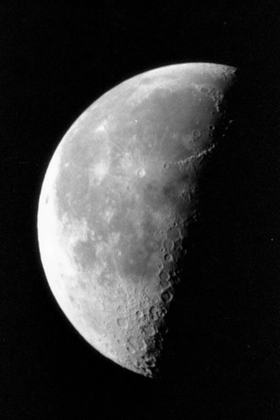
%> input picture TP1/Images/moon.tif, 280 x 420 px, shrunk from 358 x 537 before the run
$ octave instr3.m   (GNU Octave 9; MATLAB toolbox functions it lacks are replaced by stand-ins)
%> lines starting %> are read from the running program, lines starting %| are printed output that depends on the picture; in (x1, y1, x2, y2) boxes, pixels count from 0 and x2, y2 are one past the last pixel; in counts of white or black regions, pixels touching at a corner belong together; the program's own positions count from 1
### TP1/ouvrirImage.m
function [I, n, m] = ouvrirImage(nom)
%> called with nom = 'Images/moon.tif'
% OuvrirImage : ouvre l'image, la renvoie ainsi que sa taille
I = imread(nom);
%> I is the input picture: size 420x280 uint8; min 0, max 255, mean 52.9
[n,m] = size(I);
%> n = 420; m = 280
end

### TP1/calculerHisto.m
function [h] = calculerHisto(I)
% calcule l'histogramme de I
[N,M] = size(I);
h = zeros(1,256);

for i=1:N
    for j=1:M
        h(I(i,j)+1) = h(I(i,j)+1) + 1;
    end
end

end

### TP1/seuillerImage.m
function [J] = seuillerImage(I,s)
% renvoie l'image I seuillée
[N,M] = size(I);
J = I;

for i=1:N
    for j=1:M
        if J(i,j) > s
            J(i,j) = 255;
        else
            J(i,j) = 0;
        end
    end
end

end

### TP1/instr3.m
[I,n,m] = ouvrirImage('Images/moon.tif');
%> n = 420; m = 280
imshow(I);
h = calculerHisto(I);
%> after the loop in calculerHisto, `for i=1:N`: h = 256 values, max 17056 at index 3, min 0 at index 256, mean 459.4
x = 0:255;
bar(x, h);
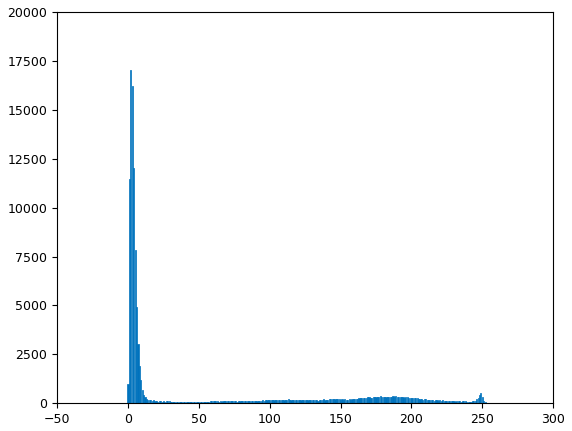
%> figure redrawn from the program's plot data; tallest bar 17056 high, from x = 1.6 to 2.4
I = seuillerImage(I, 128);
%> after the loop in seuillerImage, `for i=1:N`:
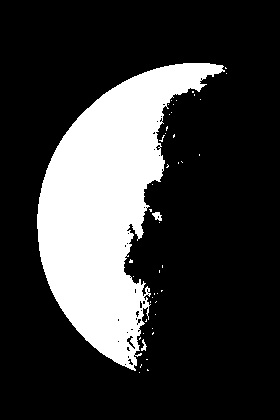
%> J: size 420x280 uint8; 22.2% white; 45 white regions (42 under 20 px), largest, box (x1, y1, x2, y2) and area: (37, 63, 225, 371) 25901, (152, 212, 162, 221) 57, (141, 339, 147, 351) 34
h = calculerHisto(I);
%> h = 256 values, max 91488 at index 1, min 0 at index 2, mean 459.4
bar(x, h);
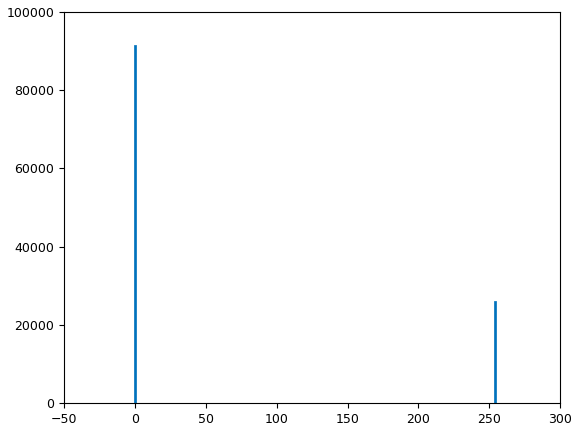
%> figure redrawn from the program's plot data; tallest bar 91488 high, from x = -0.4 to 0.4
imshow(I);
